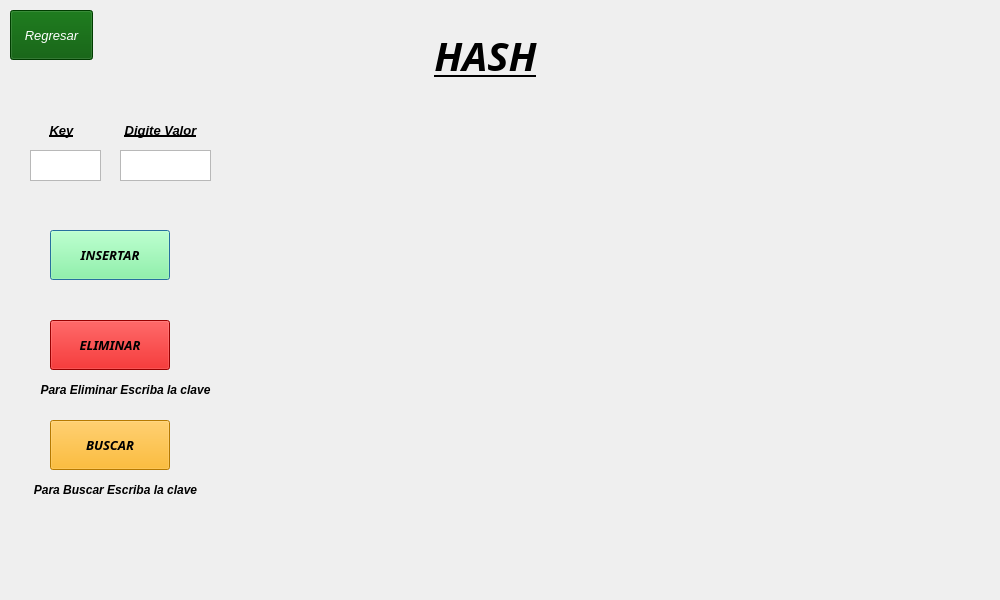
<?xml version="1.0" encoding="UTF-8"?>
<ui version="4.0">
 <class>HashDialog</class>
 <widget class="QDialog" name="HashDialog">
  <property name="geometry">
   <rect>
    <x>0</x>
    <y>0</y>
    <width>1000</width>
    <height>600</height>
   </rect>
  </property>
  <property name="windowTitle">
   <string>Dialog</string>
  </property>
  <widget class="QLabel" name="label">
   <property name="geometry">
    <rect>
     <x>400</x>
     <y>20</y>
     <width>171</width>
     <height>71</height>
    </rect>
   </property>
   <property name="font">
    <font>
     <family>Rockwell</family>
     <pointsize>30</pointsize>
     <italic>true</italic>
     <bold>true</bold>
     <underline>true</underline>
    </font>
   </property>
   <property name="text">
    <string>HASH</string>
   </property>
   <property name="alignment">
    <set>Qt::AlignCenter</set>
   </property>
  </widget>
  <widget class="QTextEdit" name="txt_value">
   <property name="geometry">
    <rect>
     <x>30</x>
     <y>150</y>
     <width>71</width>
     <height>31</height>
    </rect>
   </property>
  </widget>
  <widget class="QPushButton" name="btn_insert">
   <property name="geometry">
    <rect>
     <x>50</x>
     <y>230</y>
     <width>120</width>
     <height>50</height>
    </rect>
   </property>
   <property name="font">
    <font>
     <family>Rockwell</family>
     <pointsize>10</pointsize>
     <italic>true</italic>
     <bold>true</bold>
    </font>
   </property>
   <property name="styleSheet">
    <string notr="true">background-color: rgb(124, 255, 144);
color: rgb(0, 0, 0);</string>
   </property>
   <property name="text">
    <string>INSERTAR</string>
   </property>
  </widget>
  <widget class="QPushButton" name="btn_delete">
   <property name="geometry">
    <rect>
     <x>50</x>
     <y>320</y>
     <width>120</width>
     <height>50</height>
    </rect>
   </property>
   <property name="font">
    <font>
     <family>Rockwell</family>
     <pointsize>10</pointsize>
     <italic>true</italic>
     <bold>true</bold>
    </font>
   </property>
   <property name="styleSheet">
    <string notr="true">background-color: rgb(214, 0, 0);
color: rgb(0, 0, 0);</string>
   </property>
   <property name="text">
    <string>ELIMINAR</string>
   </property>
  </widget>
  <widget class="QPushButton" name="btn_find">
   <property name="geometry">
    <rect>
     <x>50</x>
     <y>420</y>
     <width>120</width>
     <height>50</height>
    </rect>
   </property>
   <property name="font">
    <font>
     <family>Rockwell</family>
     <pointsize>10</pointsize>
     <italic>true</italic>
     <bold>true</bold>
    </font>
   </property>
   <property name="styleSheet">
    <string notr="true">background-color: rgb(255, 170, 0);
color: rgb(0, 0, 0);</string>
   </property>
   <property name="text">
    <string>BUSCAR</string>
   </property>
  </widget>
  <widget class="QPushButton" name="btn_regresarH">
   <property name="geometry">
    <rect>
     <x>10</x>
     <y>10</y>
     <width>83</width>
     <height>50</height>
    </rect>
   </property>
   <property name="font">
    <font>
     <pointsize>10</pointsize>
     <italic>true</italic>
     <bold>false</bold>
    </font>
   </property>
   <property name="cursor">
    <cursorShape>PointingHandCursor</cursorShape>
   </property>
   <property name="styleSheet">
    <string notr="true">color: rgb(255, 255, 255);
background-color: rgb(0, 85, 0);</string>
   </property>
   <property name="text">
    <string>Regresar</string>
   </property>
  </widget>
  <widget class="QLabel" name="label_2">
   <property name="geometry">
    <rect>
     <x>100</x>
     <y>120</y>
     <width>121</width>
     <height>20</height>
    </rect>
   </property>
   <property name="font">
    <font>
     <pointsize>10</pointsize>
     <italic>true</italic>
     <bold>true</bold>
     <underline>true</underline>
    </font>
   </property>
   <property name="text">
    <string>Digite Valor</string>
   </property>
   <property name="alignment">
    <set>Qt::AlignCenter</set>
   </property>
  </widget>
  <widget class="QLabel" name="label_3">
   <property name="geometry">
    <rect>
     <x>280</x>
     <y>110</y>
     <width>671</width>
     <height>431</height>
    </rect>
   </property>
   <property name="text">
    <string/>
   </property>
   <property name="alignment">
    <set>Qt::AlignCenter</set>
   </property>
  </widget>
  <widget class="QTextEdit" name="txt_value2">
   <property name="geometry">
    <rect>
     <x>120</x>
     <y>150</y>
     <width>91</width>
     <height>31</height>
    </rect>
   </property>
  </widget>
  <widget class="QLabel" name="label_4">
   <property name="geometry">
    <rect>
     <x>30</x>
     <y>120</y>
     <width>63</width>
     <height>20</height>
    </rect>
   </property>
   <property name="font">
    <font>
     <pointsize>10</pointsize>
     <italic>true</italic>
     <bold>true</bold>
     <underline>true</underline>
    </font>
   </property>
   <property name="text">
    <string>Key</string>
   </property>
   <property name="alignment">
    <set>Qt::AlignCenter</set>
   </property>
  </widget>
  <widget class="QLabel" name="label_5">
   <property name="geometry">
    <rect>
     <x>10</x>
     <y>380</y>
     <width>231</width>
     <height>20</height>
    </rect>
   </property>
   <property name="font">
    <font>
     <italic>true</italic>
     <bold>true</bold>
    </font>
   </property>
   <property name="text">
    <string>Para Eliminar Escriba la clave</string>
   </property>
   <property name="alignment">
    <set>Qt::AlignCenter</set>
   </property>
  </widget>
  <widget class="QLabel" name="label_6">
   <property name="geometry">
    <rect>
     <x>10</x>
     <y>480</y>
     <width>211</width>
     <height>20</height>
    </rect>
   </property>
   <property name="font">
    <font>
     <italic>true</italic>
     <bold>true</bold>
    </font>
   </property>
   <property name="text">
    <string>Para Buscar Escriba la clave</string>
   </property>
   <property name="alignment">
    <set>Qt::AlignCenter</set>
   </property>
  </widget>
 </widget>
 <resources/>
 <connections/>
</ui>
